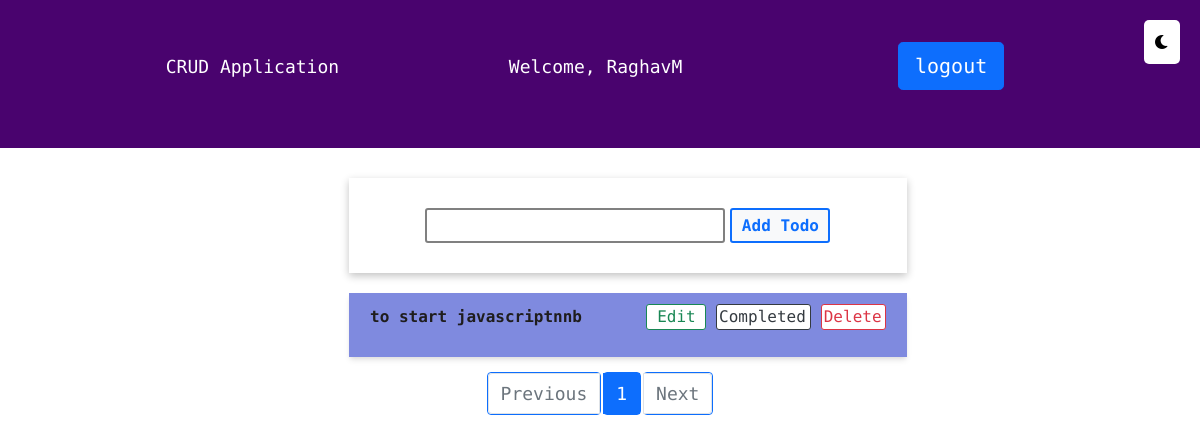
The page / (signed in) on the database as committed earlier.
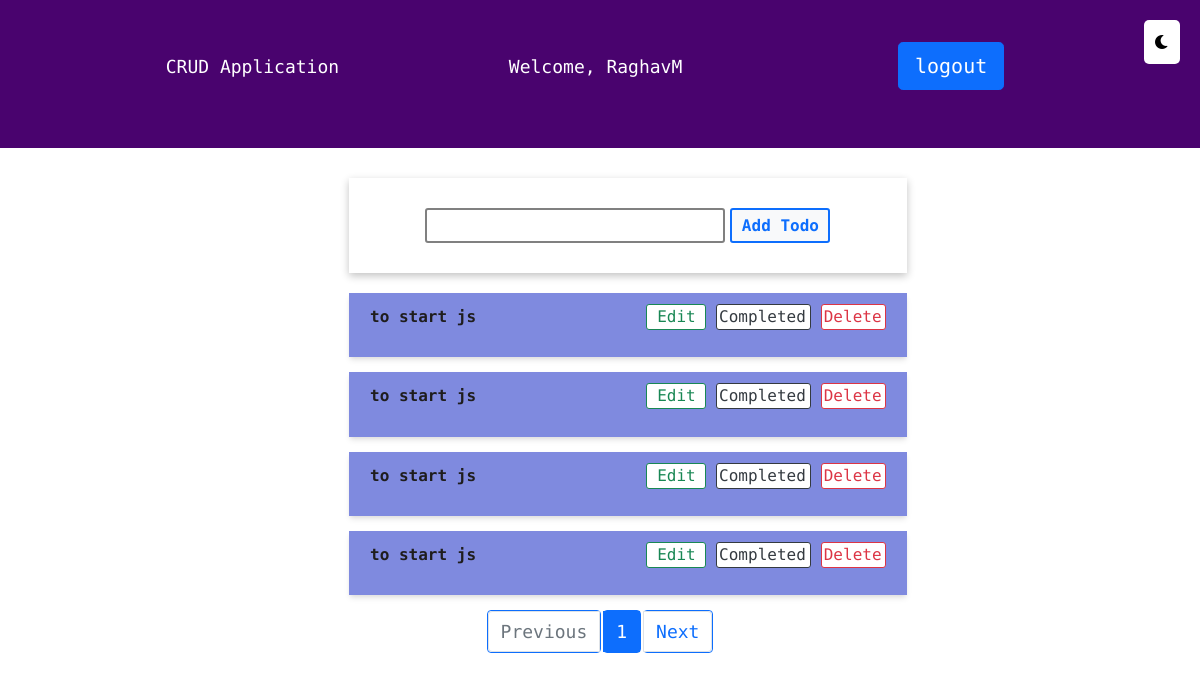
The same page on the database as committed later.
### todo/models.py (models this page shows, shortened)
class TodoItem(models.Model):
    name=models.CharField(max_length=100)
    created_on=models.DateTimeField(auto_now_add=True)
    updated_on=models.DateTimeField(auto_now=True)
    is_completed =models.BooleanField(default=False)
    user=models.ForeignKey(settings.AUTH_USER_MODEL,on_delete=models.CASCADE,related_name='todo_item')
    class Meta:
        app_label='todo'
        db_table='todo_item'
        verbose_name = 'todo_item'
        verbose_name_plural = 'todo_items'

### todo/views.py (the view)
# urls.py: path("", home, name="home"),
@login_required
def home(request):
    if request.method == 'POST':
        todo_name = request.POST.get("new-todo")
        todo = TodoItem.objects.create(name=todo_name, user=request.user)
        return redirect(reverse("home"))
    todos = TodoItem.objects.filter(user=request.user, is_completed=False).order_by("-id")
    paginator = Paginator(todos, 4)
    page_number = request.GET.get("page")
    page_obj = paginator.get_page(page_number)
    context = {"todos": todos, "page_obj": page_obj}
    return render(request, "todo/crud.html", context)

### todo/templates/todo/crud.html (shortened to what this page needs)
{% extends 'todo/index.html' %}
{% block content %}
<div class="container">
    <div class="container-section">
        <form action="{% url 'home' %}" method="post" class="create-todo-form">
            <input type="text" name="new-todo" id="new-todo" required>
            <button type="submit">Add Todo</button>
        </form>
    </div>
    {% for i in page_obj %}
    <div class="todo-container">
        <div class="todos">
            <p>{{ i.name }}</p>
            <ul class="crud-buttons">
                <li>
                    <button id="edit-todo" data-toggle="modal" data-target="#editTodoModal_{{ i.id }}">Edit</button>
                </li>
                <li><a href="{% url 'complete_todo' i.id %}" id="complete-todo">Completed</a></li>
                <li><a href="{% url 'delete_todo' i.id %}" id="delete-todo">Delete</a></li>
            </ul>
        </div>
    </div>
    {% endfor %}
    <nav aria-label="Page navigation example">
        <ul class="pagination justify-content-center">
            {% if page_obj.has_previous %}
                <li class="page-item previous-page">
                    <a class="page-link" href="?page={{ page_obj.previous_page_number }}" tabindex="-1">Previous</a>
                </li>
            {% else %}
                <li class="page-item disabled previous-page">
                    <a class="page-link" href="?page=0" tabindex="-1">Previous</a>
                </li>
            {% endif %}
            <li class="page-item active current-page">
                <a class="page-link" href="?page={{ page_obj.number }}">{{ page_obj.number }}</a>
            </li>
            {% if page_obj.has_next %}
                <li class="page-item next-page">
                    <a class="page-link" href="?page={{ page_obj.next_page_number }}" tabindex="-1">Next</a>
                </li>
            {% else %}
                <li class="page-item disabled next-page">
                    <a class="page-link" href="?page=0" tabindex="-1">Next</a>
                </li>
            {% endif %}
        </ul>
    </nav>
</div>
<button type="button" id="toggleModeBtn">
    <i class="fas fa-moon"></i>
</button>
{% endblock %}

### todo/templates/todo/index.html (shortened to what this page needs)
{% load static %}
<!DOCTYPE html>
<html lang="en" dir="ltr" dark-theme="auto">
<head>
    <link href="https://cdn.jsdelivr.net/npm/bootstrap@5.1.1/dist/css/bootstrap.min.css" rel="stylesheet">
    <link type="text/css" rel="stylesheet" href="{% static '/css/style.css' %}">
    <link rel="stylesheet" href="{% static '/css/login.css' %}">
    <link rel="stylesheet" href="{% static '/css/register.css' %}">
    <link rel="stylesheet" href="{% static '/css/dark.css' %}">
    <link rel="stylesheet" href="https://cdnjs.cloudflare.com/ajax/libs/font-awesome/6.0.0-beta3/css/all.min.css">
</head>
<body>
    <nav class="navbar">
	    <p class="navbar-brand">CRUD Application</p>
        {% if user.is_authenticated %}
            <p id="welcome-user">Welcome, {{ request.user.username }}</p>
            <ul>
                <form method="post" action="{% url 'logout' %}" >
                    <input class="btn btn-primary btn-lg" type="submit" value="logout">
                </form>
            </ul>
        {% endif %}
	</nav>
    {% block content %}
    {% endblock %}
</body>
</html>

### static/css/style.css (style rules this page uses)
:root { --gray: #6c757d; --gray-dark: #343a40; --gray-100: #f8f9fa; --gray-200: #e9ecef; --gray-300: #dee2e6; --gray-400: #ced4da; --gray-500: #adb5bd; --gray-600: #6c757d; --gray-700: #495057; --gray-800: #343a40; --gray-900: #212529; --primary: #0d6efd; --secondary: #6c757d; --success: #198754; --info: #0dcaf0; --warning: #ffc107; --danger: #dc3545; --light: #f8f9fa; --dark: #212529; --primary-background: #cfe2ff; --dark-pink: #9f41f1; --light-pink: #880535; }
* { margin: 0; padding: 0; list-style: none; font-family: "Source Code Pro", monospace; }
.navbar { display: flex; justify-content: space-evenly; background: #49036e; color: #fff; padding: 1%; }
.navbar p, a { font-size: large; }
.navbar ul { display: flex; }
.container { margin: 30px; }
#welcome-user { font-size: large; }
.container-section { width: 100%; margin: 20px 0; display: flex; justify-content: center; align-items: center; }
.container-section .create-todo-form { box-shadow: rgba(0, 0, 0, 0.24) 0px 3px 8px; margin-left: 5%; width: 50%; display: flex; justify-content: center; align-items: center; }
.create-todo-form input { width: 300px; height: 35px; border: 2px solid gray; border-radius: 3px; margin-right: 5px; }
.create-todo-form button { width: 100px; height: 35px; color: var(--primary); background-color: var(--light); border: 2px solid var(--primary); border-radius: 3px; cursor: pointer; font-size: 1rem; font-weight: bold; }
.todo-container { box-shadow: rgba(0, 0, 0, 0.1) 0px 4px 6px -1px, rgba(0, 0, 0, 0.06) 0px 2px 4px -1px; background-color: rgb(127, 138, 223); width: 50%; margin: 0 0 15px 27.5%; }
.todos { padding: 2%; margin: 10px; display: flex; flex-wrap: wrap; justify-content: space-between; align-items: center; }
.todos p { font-size: medium; font-weight: 800; color: rgb(31, 29, 29); }
.todos li { display: inline-flex; }
.todos a:link { font-size: medium; text-decoration: none; }
.crud-buttons #edit-todo { width: 60px; background-color: #fff; color: var(--success); border: 1px solid var(--success); border-radius: 3px; padding: 0 2px; }
.crud-buttons #complete-todo { width: 95px; background-color: #fff; color: var(--gray-dark); border: 1px solid var(--gray-dark); border-radius: 3px; padding: 0 2px; }
.crud-buttons #delete-todo { width: 65px; background-color: #fff; color: var(--danger); border: 1px solid var(--danger); border-radius: 3px; padding: 0 2px; }
nav .page-item { border: 1px solid var(--primary); border-radius: 4px; margin: 0 1px; }

### static/css/login.css (style rules this page uses)
:root { --dark-pink: #f14182; --light-pink: #f16498; --primary-red: rgb(235, 78, 78); --primary-green: rgb(25, 151, 25); }
form { padding: 30px; width: 40%; }

### static/css/register.css (style rules this page uses)
:root { --dark-pink: #f14182; --light-pink: #f16498; --primary-red: rgb(235, 78, 78); --primary-green: rgb(25, 151, 25); }

### static/css/dark.css (style rules this page uses)
body { margin: 0; padding: 0; transition: background-color 0.5s; }
#toggleModeBtn { position: fixed; top: 10px; right: 10px; margin: 10px; cursor: pointer; background-color: #ffffff; border: none; padding: 10px; border-radius: 5px; transition: background-color 0.3s !important; }

Rows that differ between the two databases and show on the page:
no longer on this page (row unchanged): TodoItem: name "to start javascriptnnb"
added TodoItem: name "to start js"
added TodoItem: name "to start js"
added TodoItem: name "to start js"
added TodoItem: name "to start js"
